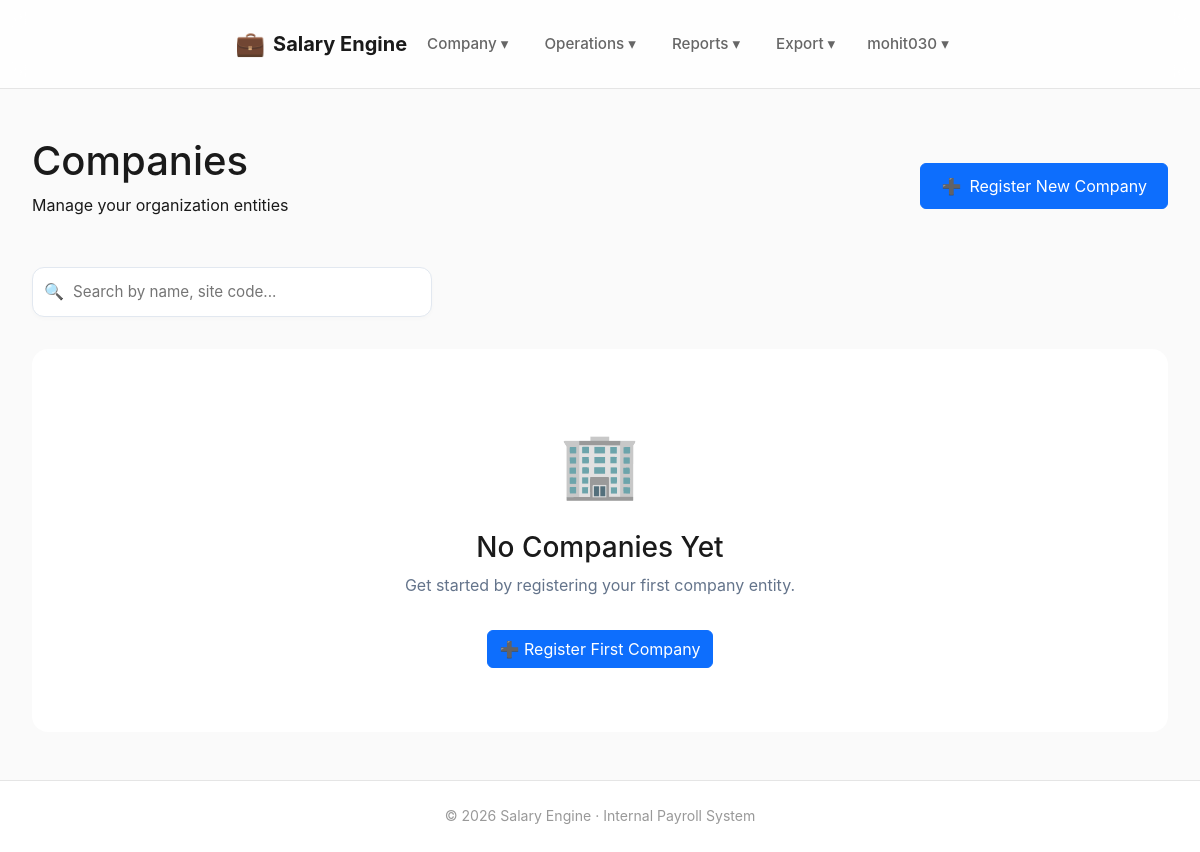
Before: /companies/ (signed in) with the older database file.
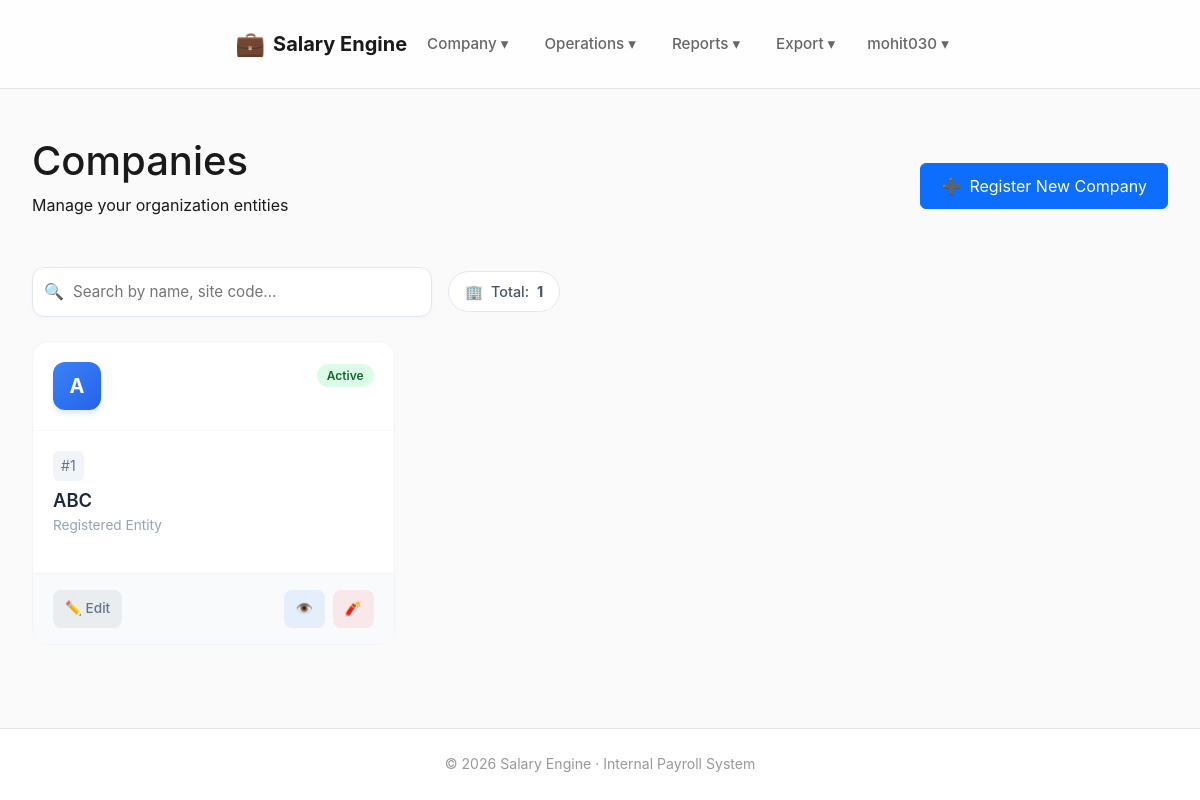
After: the same page with the newer database file.
### companies/models.py (models this page shows, shortened)
class Company(models.Model):
    organisation = models.ForeignKey(
        Organisation,
        on_delete=models.CASCADE,
        related_name="companies"
    )
    site_code = models.PositiveIntegerField()
    name = models.CharField(max_length=200)
    address = models.TextField(blank=True)
    gst_number = models.CharField(
        max_length=15,
        blank=True,
        help_text="15-character GSTIN"
    )
    contact_name = models.CharField(max_length=150, blank=True)
    contact_phone = models.CharField(max_length=20, blank=True)
    contact_email = models.EmailField(blank=True)
    is_active = models.BooleanField(default=True)
    class Meta:
        unique_together = ("organisation", "site_code")
        ordering = ["site_code"]

### companies/views.py (the view)
# urls.py: path("", views.company_list, name="company_list"),
@login_required
def company_list(request):
    org_user = OrganisationUser.objects.filter(user=request.user).first()
    if not org_user:
        return render(
            request,
            "companies/company_list.html",
            {"companies": []}
        )
    companies = Company.objects.filter(
        organisation=org_user.organisation
    ).order_by("site_code")
    return render(
        request,
        "companies/company_list.html",
        {"companies": companies}
    )

### dashboard/context_processors.py (called while the page is built)
def approval_badges(request):
    if not request.user.is_authenticated or not request.user.is_staff:
        return {}
    return {
        "approval_badges": {
            "employee_drafts": EmployeeDraft.objects.filter(status="PENDING").count(),
            "employee_changes": EmployeeChangeRequest.objects.filter(status="PENDING").count(),
            "bank_changes": BankChangeRequest.objects.filter(status="PENDING").count(),
        }
    }

### templates/companies/company_list.html (shortened to what this page needs)
{% extends "base.html" %}
{% block content %}
<div class="page-container">
    <div class="page-header">
        <div>
            <h1 class="text-2xl font-bold text-slate-800">Companies</h1>
            <p class="text-slate-500">Manage your organization entities</p>
        </div>
        <a href="{% url 'companies:company_create' %}" class="btn btn-primary" style="padding: 10px 20px; display: flex; align-items: center; gap: 8px;">
            <span>➕</span> Register New Company
        </a>
    </div>
    <div style="display: flex; gap: 1rem; align-items: center; flex-wrap: wrap;">
        <div class="search-wrapper">
            <span class="search-icon">🔍</span>
            <input type="text"
                   id="searchInput"
                   class="search-input"
                   placeholder="Search by name, site code..."
                   aria-label="Search companies">
        </div>
        {% if companies %}
        <div class="stats-pill">
            <span style="color: #3b82f6;">🏢</span>
            Total: <strong id="totalCount">{{ companies|length }}</strong>
        </div>
        {% endif %}
    </div>
    {% if companies %}
    <div class="company-grid" id="companyGrid">
        {% for company in companies %}
        <div class="company-card" data-search-term="{{ company.name|lower }} {{ company.site_code|lower }}">
            <div class="card-header-custom">
                <div class="company-avatar">
                    {{ company.name|slice:":1"|upper }}
                </div>
                <div>
                    {% if company.is_active %}
                        <span class="badge-active">Active</span>
                    {% else %}
                        <span class="badge-inactive">Inactive</span>
                    {% endif %}
                </div>
            </div>
            <div class="card-body-custom">
                <div class="site-code">#{{ company.site_code }}</div>
                <h3 class="company-name">{{ company.name }}</h3>
                <p style="font-size: 0.85rem; color: #94a3b8; margin-top: 4px;">
                    Registered Entity
                </p>
            </div>
            <div class="card-footer-custom">
                <a href="{% url 'companies:company_edit' company.id %}" class="btn-icon btn-edit" title="Edit Company">
                    ✏️ Edit
                </a>
                <div style="display: flex; gap: 8px;">
                    <a href="{% url 'companies:company_detail' company.id %}" class="btn-icon btn-view" title="View Details">
                        👁️
                    </a>
                    <form method="post" action="{% url 'companies:company_delete' company.id %}" class="delete-form-card">
                        <button type="submit" class="btn-icon btn-delete" title="Delete (TEST MODE)">
                            🧨
                        </button>
                    </form>
                </div>
            </div>
        </div>
        {% endfor %}
    </div>
    {% else %}
    <div class="empty-state" style="text-align: center; padding: 4rem; background: white; border-radius: 16px; margin-top: 2rem;">
        <div style="font-size: 4rem; margin-bottom: 1rem;">🏢</div>
        <h3>No Companies Yet</h3>
        <p style="color: #64748b; margin-bottom: 2rem;">Get started by registering your first company entity.</p>
        <a href="{% url 'companies:company_create' %}" class="btn btn-primary">
            ➕ Register First Company
        </a>
    </div>
    {% endif %}
</div>
{% endblock %}

Changed rows visible on the page:
added Company: name "A", is_active "Active", site_code "1", name "ABC"
Other visible differences:
{{ companies|length }}: (not shown) → "1"
text no longer shown: "No Companies Yet Get started by registering your first company entity. ➕ Register First Company"
text now shown: "Total:"
